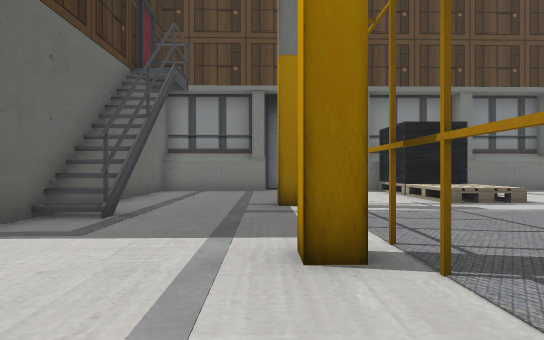
View 1 (above)

24 first-person views from a walk through a Gazebo world. The camera is 0.72 m above the floor, looks level and sees 75° across. The floor is counted in squares, 1 m on a side. Each view is taken from the middle of a square. On the plan, view 1 faces up. The plan holds only what a view shows up to about 11 squares ahead; the rest is blank. Simple shapes stand in for some stock models. Some surface patterns are stand-ins.

View 2
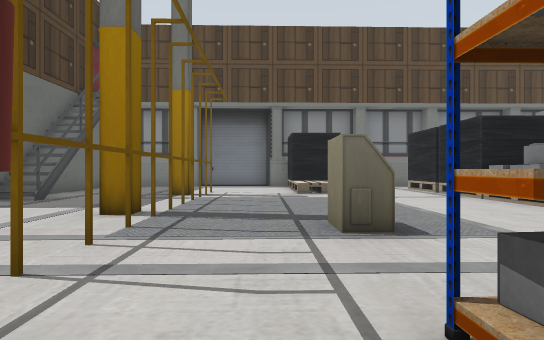

View 3
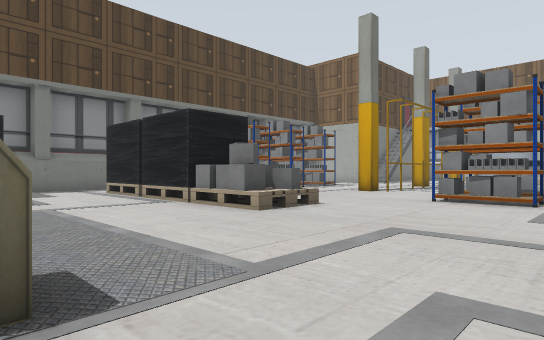

View 4
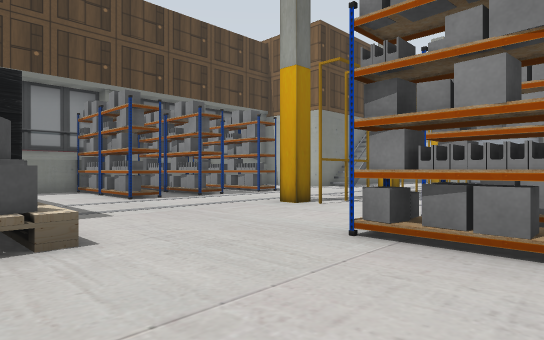

View 5
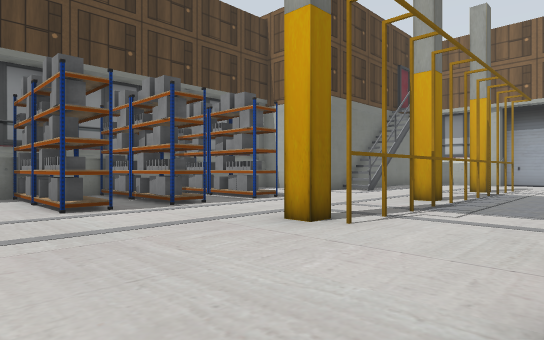

View 6
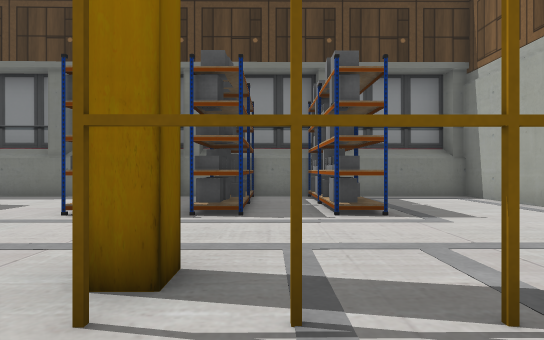

View 7
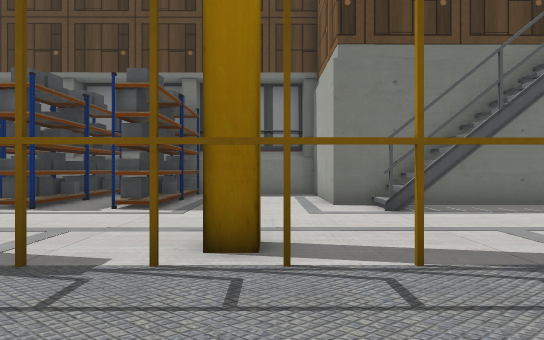

View 8
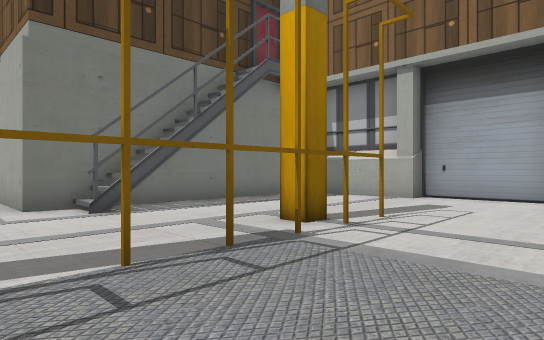

View 9
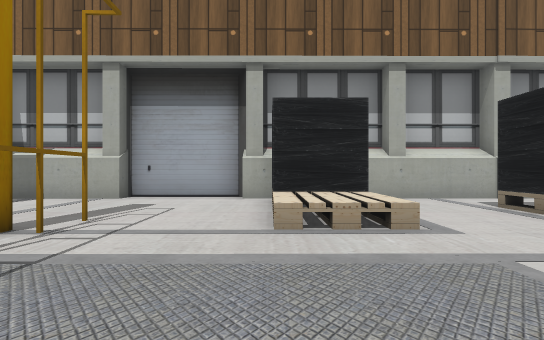

View 10
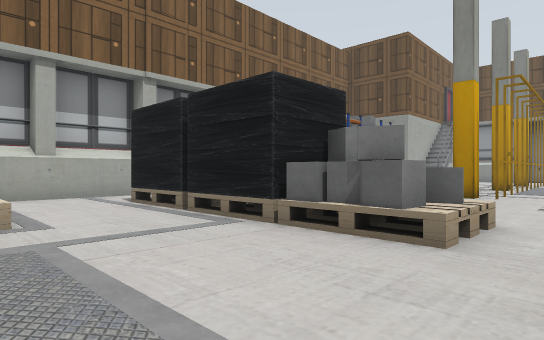

View 11
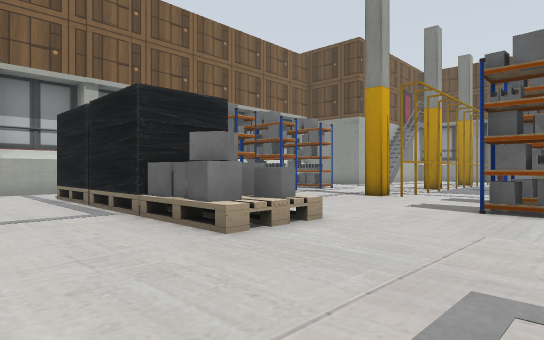

View 12
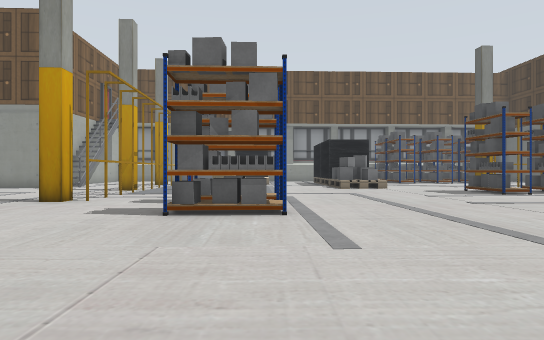

View 13
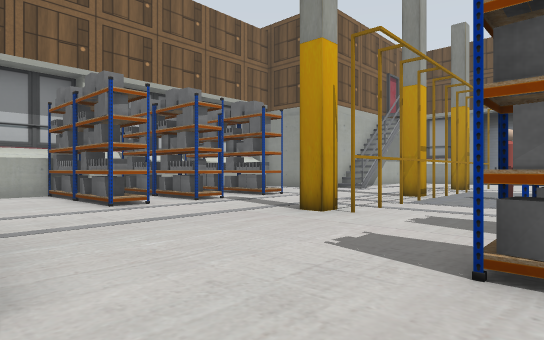

View 14
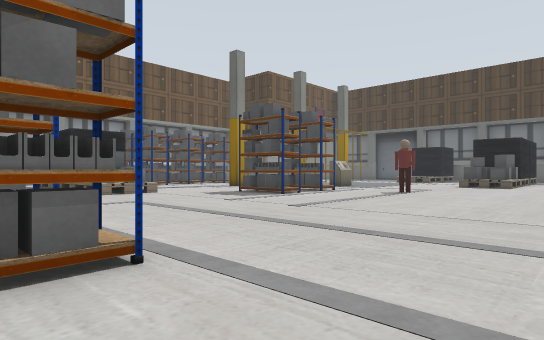

View 15
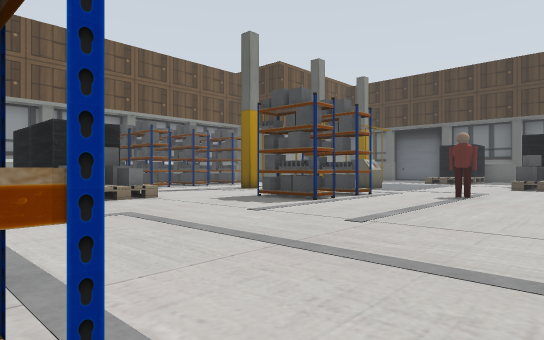

View 16
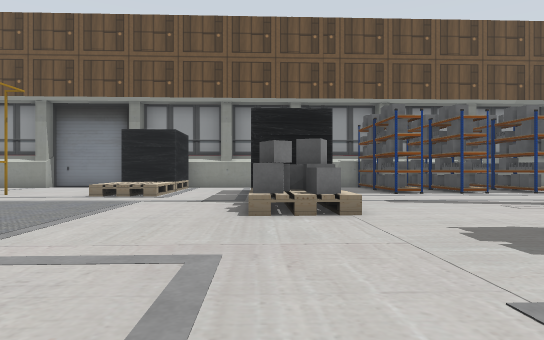

View 17
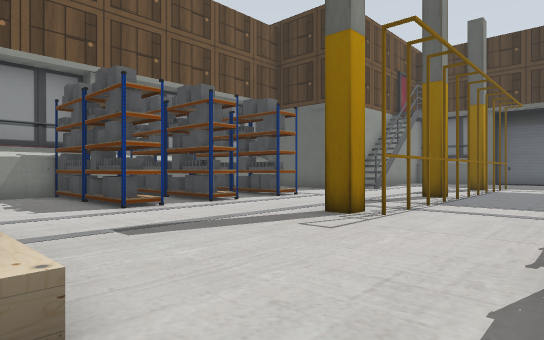

View 18
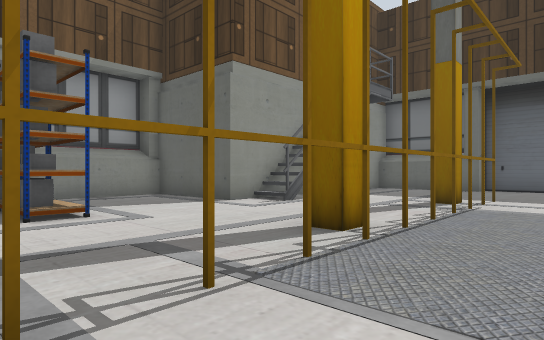

View 19
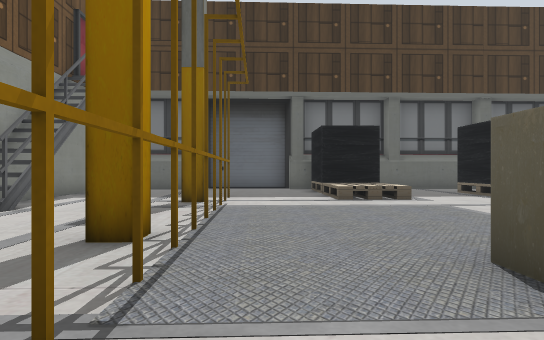

View 20
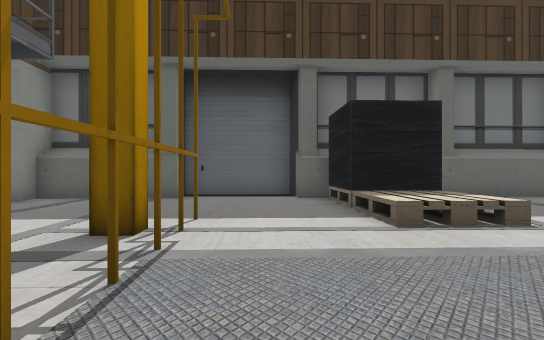

View 21
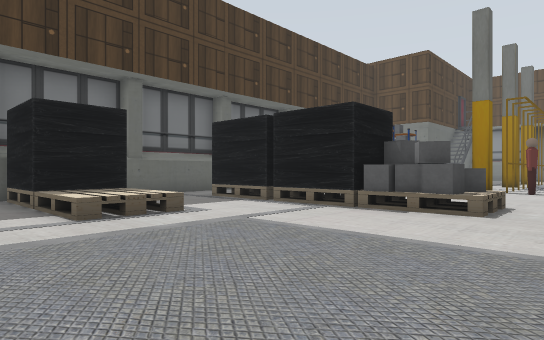

View 22
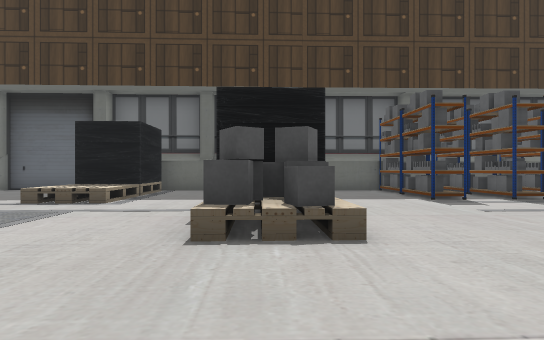

View 23
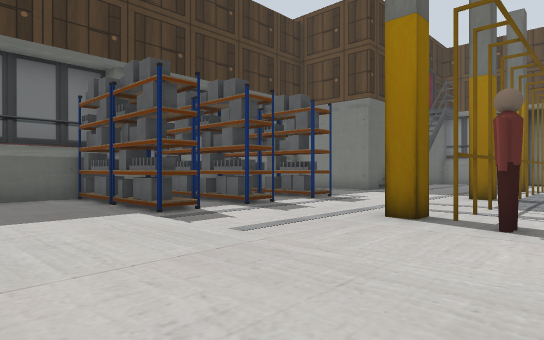

View 24
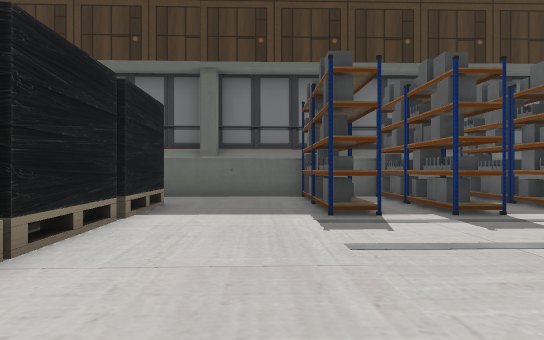

### Floor plan
Key: @ floor where view 1 was taken; # wall or solid block; . floor; = window, fence, low wall or low ledge; P yellow post; E person; O other object.
Columns run from 7 left of view 1 to 30 right of it. Each row starts with its distance up from view 1.
 13                ###############
 12               ......#.#.##...#
 11    #....  .# ... ...#.#.##...#
 10    #....  .##..#  ..#.#.##...#######
  9    #....  .==..#  ..#.#.##....##....#
  8    ##... ..==..## ............#.....#
  7    ##...O......#= ..................##
  6    ##...P......###..................##
  5    ##...P......=##....PPPPPPPPPPP....#
  4     ....P.......#=...................#
  3 #   ....P...........................##
  2 #   ....P..=........#.#    . ...==####
  1 #####...P..=........# #   . ....==#
  0    ##..@P............   . ......==###
 -1    ##...P.......        ............#
 -2 #####...PE.#            ............#
 -3 #..........           .....=##==#=#.#
 -4 #####......          ......=####   .#
 -5 #..........    .....................#
 -6 #...................................#
 -7 #..######=..............##.......####
 -8 #..#=#=###..........................#
 -9 #..######=....E.........##..P#...####
-10 #........... ............ ..P.....
-11 # .......... ...........   .P....##
-12 # ##==......   #.#....... =.P....#
-13 ####==.....==  #.#.......  .P...
-14 #......................... E.P..
-15 #...................##.......P
-16 #....PPPPPPPPPPP....##.......
-17 #.....#.............##......
-18 ##.................. #.......
-19  #.................. #..===..P
-20  #....###...##.#.#..  ..===...
-21  ########...## #.#..
-22         ##..## # #..
-23          #...# # #..
-24          ###########

Where each view was taken, in squares from view 1:
view 1: 0 up, 0 right, facing up
view 2: 3 down, 3 right, facing up
view 3: 1 down, 4 right, facing up-right
view 4: 0 up, 9 right, facing up-right
view 5: 2 up, 11 right, facing up-right
view 6: 3 up, 16 right, facing up
view 7: 2 up, 20 right, facing up
view 8: 2 up, 20 right, facing up-right
view 9: 2 up, 20 right, facing right
view 10: 1 up, 19 right, facing down-right
view 11: 0 up, 17 right, facing down-right
view 12: 1 down, 17 right, facing down
view 13: 4 down, 18 right, facing down-right
view 14: 4 down, 18 right, facing down-left
view 15: 6 down, 17 right, facing down-left
view 16: 9 down, 14 right, facing down
view 17: 13 down, 13 right, facing down-left
view 18: 14 down, 7 right, facing down-left
view 19: 15 down, 7 right, facing left
view 20: 15 down, 3 right, facing left
view 21: 15 down, 4 right, facing up-left
view 22: 8 down, 6 right, facing left
view 23: 7 down, 3 right, facing up-left
view 24: 5 down, 3 right, facing left
